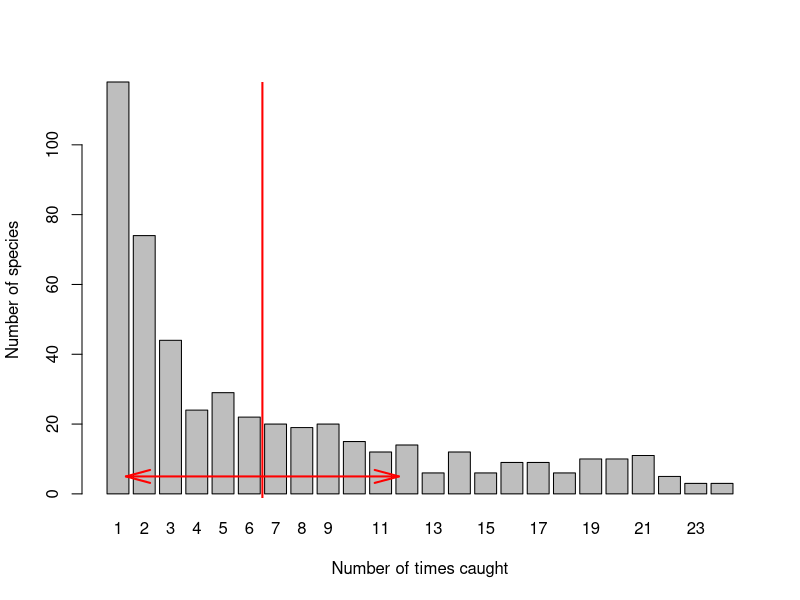
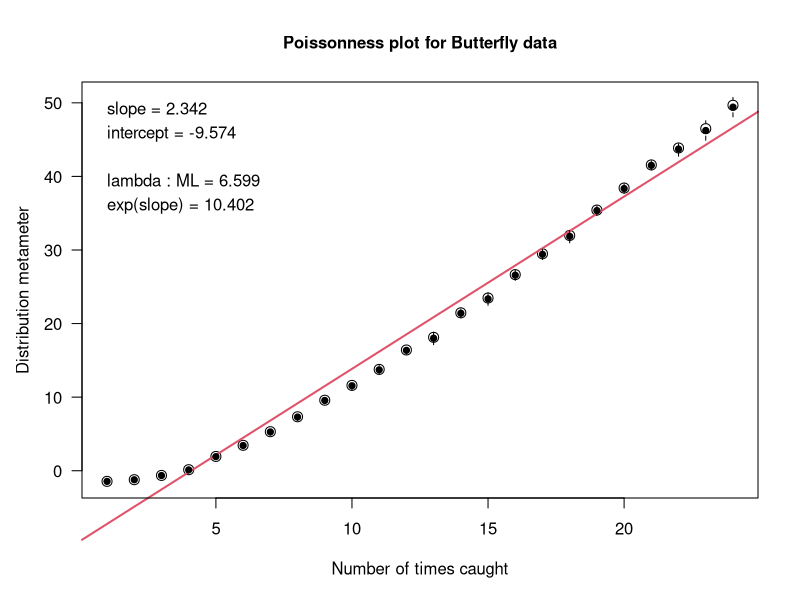
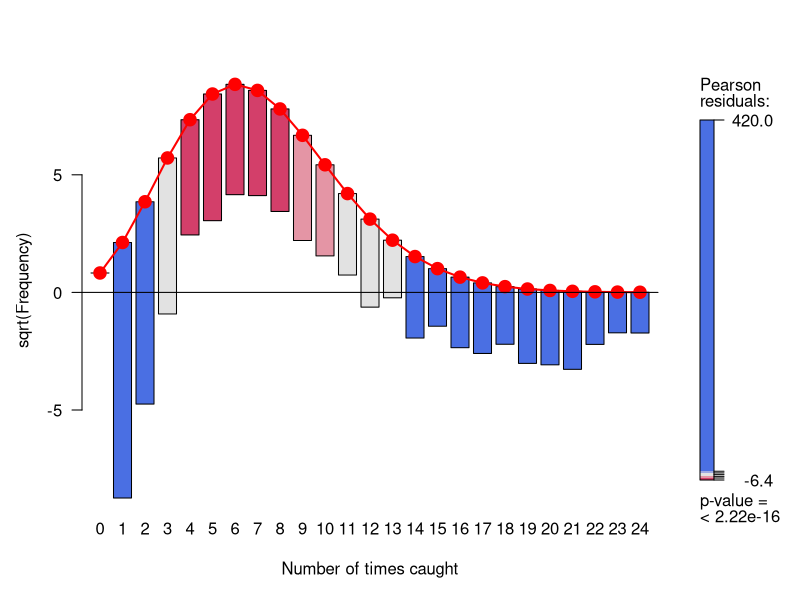
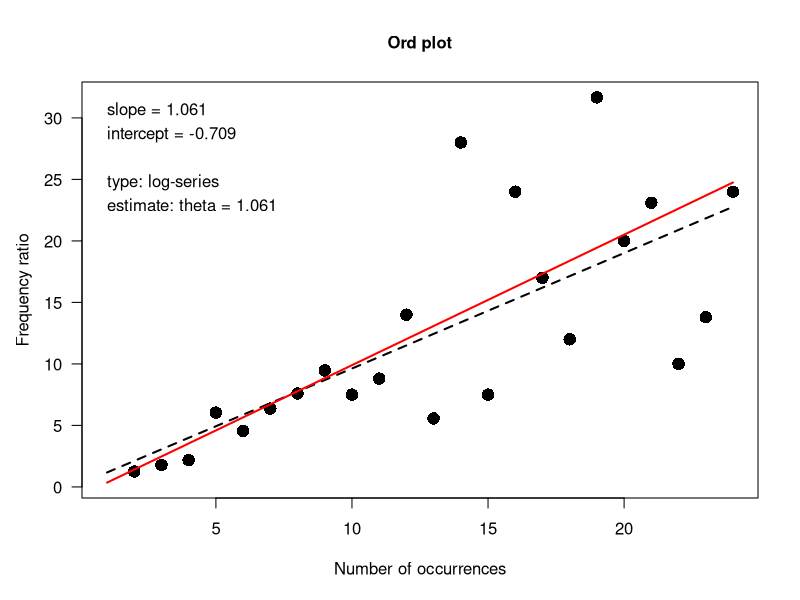

Write the R code that produced these figures, in order.
#' ---
#' title: Visualizing the Butterfly data
#' ---
#' 
#
library(vcdExtra)
library(Hmisc)

data("Butterfly", package = "vcdExtra")
Butterfly

#' ## make a nice barplot
bp <- barplot(Butterfly,
        xlab = "Number of times caught",
        ylab = "Number of species")

#' ## find weighted mean & std.
butter.df <- as.data.frame(Butterfly, stringsAsFactors=FALSE)
x <- as.numeric(butter.df[,1])
freq <- as.numeric(butter.df[,2])
butter.mean <- wtd.mean(x = x, weights = freq)
butter.std  <- wtd.var(x = x, weights = freq) |> sqrt()


#' ## add to plot
abline(v=bp[1] + butter.mean, lwd = 2, col = "red")
arrows(x0 = bp[1] + butter.mean - butter.std,
       x1 = bp[1] + butter.mean + butter.std,
       y0 = 5, y1 = 5,
       lwd = 2, col = "red",
       angle = 15, code = 3)


#'  ## Poissonness plot
#' A "poissonness plot" plots a 'count metameter', \phi(n_k), against k
#' such that this will follow a straight line for a Poisson distribution
#'
#  \phi(n_k) = \log(k! n_k / N) = - \lambda + \log(k) *k
#'
#' If the points fit a straight line, slope and intercept give estimates of \lambda
#'   slope = \log(\lambda)   ---> \hat{\lambda} = exp (slope)
#'   intercept = -\lambda    --->  \hat{\lambda} = - intercept

distplot(Butterfly, type = "poisson",
         xlab = "Number of times caught",
         main = "Poissonness plot for Butterfly data")

# ## Fit the poisson distribution
#
fit <- goodfit(Butterfly, type = "poisson")

print(fit, digits = 3)

# chis
summary(fit)

# plot the goodfit object
plot(fit, shade = TRUE,
     xlab = "Number of times caught")


# ord plot
Ord_plot(Butterfly,
         gp = gpar(cex=1), pch = 16)

# -----------------------------------------
# ## estimate number of uncaught species

yt <- butter.df[, "Freq"] |> as.numeric()

# Eqn 6.19: Corbet's formula
Et <- function(t=1/2, y=yt) {
  n <- length(y)
  signs <- rep( c(1, -1), out.length = n )
  terms <- y * t^(1:n) * signs
  sum(terms)
}

SDt <- function(t=1/2, y = yt) {
  n <- length(y)
  x = 1:n
  terms <- y * t^(2*x)
  sum(terms) |> sqrt()
}

Et(y = yt)
SDt(y = yt)

# Table 6.3
sapply((1:10)/10, FUN=Et, y = yt) |> round(digits=3)

sapply((1:10)/10, FUN=SDt, y = yt) |> round(digits=3)
